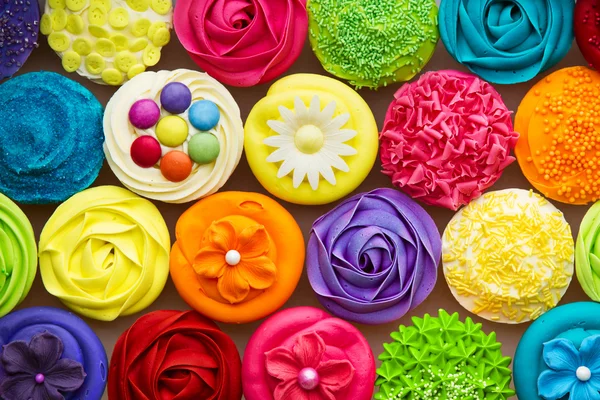
#> input picture kmeans/cupcakes.jpg, 600 x 400 px
$ python kmeans.py
#> lines starting #> are read from the running program, lines starting #| are printed output that depends on the picture
import cv2 as cv
import numpy as np

def kmeans(img):
    nClusters = 8
    nRodadas = 1

    altura = img.shape[0]
    largura = img.shape[1]

    amostras = img.reshape((-1,3))
    amostras = np.float32(amostras)

    compacidade, rotulos, centros = cv.kmeans(amostras,
                                    nClusters,
                                    None,
                                    (cv.TERM_CRITERIA_MAX_ITER | cv.TERM_CRITERIA_EPS, 10000, 0.0001),
                                    nRodadas,
                                    cv.KMEANS_RANDOM_CENTERS)

    centros = np.uint8(centros)
    resultado = centros[rotulos.flatten()]
    resultado = resultado.reshape(img.shape)

    return resultado

def main():
    img = cv.imread('cupcakes.jpg', cv.IMREAD_COLOR)
#> img is the input picture: shape (400, 600, 3); mean B, G, R 80.8, 121.3, 156.2

    for a in range(1, 10):
        rodada = kmeans(img)
        cv.imshow(f'Rodada {a}', rodada)
#> this loop made 9 passes
#> pass 1, in kmeans, `resultado = resultado.reshape(img.shape)`:
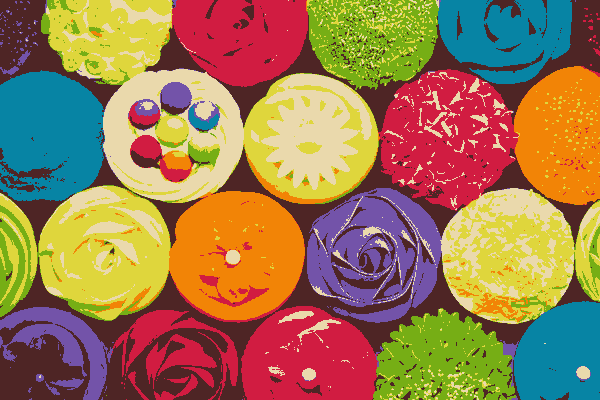
#> resultado: shape (400, 600, 3); mean B, G, R 80.4, 120.8, 155.9
#> pass 2, in kmeans (call 2), `resultado = resultado.reshape(img.shape)`:
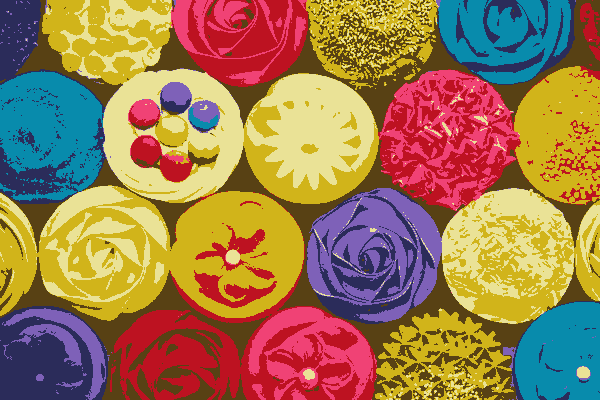
#> resultado: shape (400, 600, 3); mean B, G, R 80.3, 120.8, 156


    cv.waitKey()
    cv.destroyAllWindows()

if __name__ == '__main__':
    main()

$ run again, with kmeans/cupcakekmeans.png saved as kmeans/cupcakes.jpg
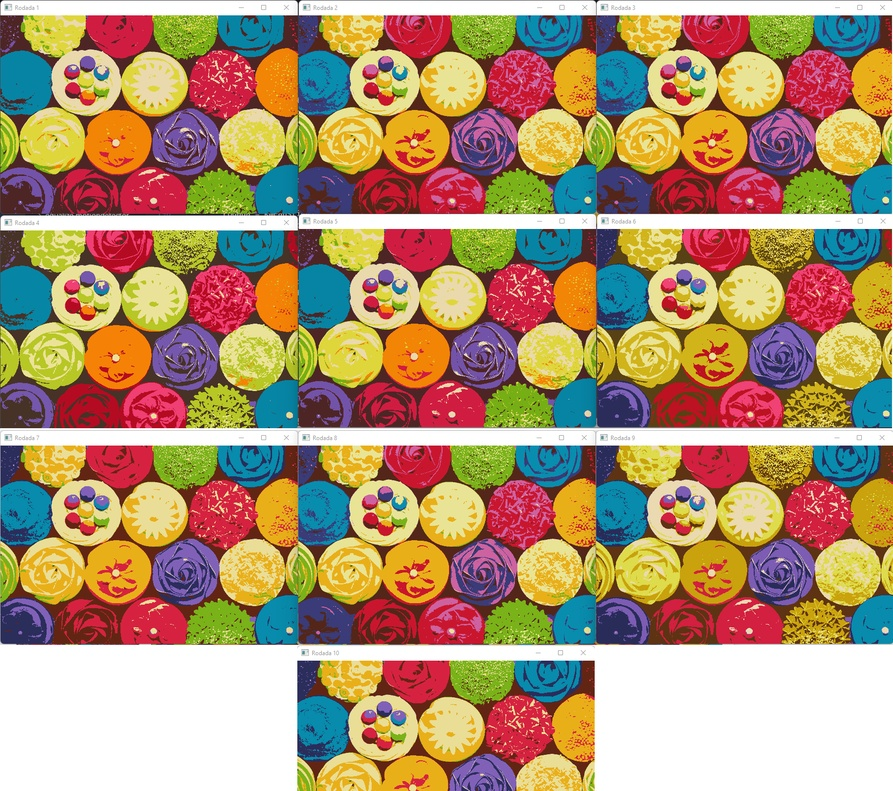
#> input picture kmeans/cupcakekmeans.png, 893 x 791 px, shrunk from 1802 x 1596 before the run
#> in main, img is the input picture: shape (791, 893, 3); mean B, G, R 113.6, 146.2, 174.2
#> the loop in main, `for a in range(1, 10):` made 9 passes
#> pass 1, in kmeans, `resultado = resultado.reshape(img.shape)`:
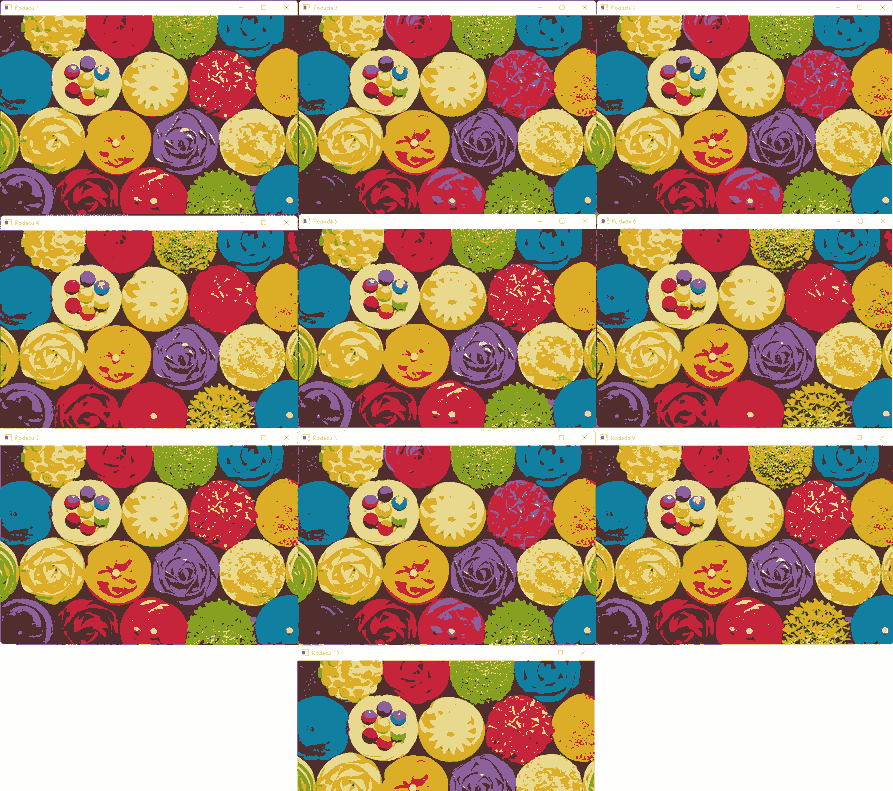
#> resultado: shape (791, 893, 3); mean B, G, R 113.1, 145.7, 174
#> pass 3, in kmeans (call 3), `resultado = resultado.reshape(img.shape)`:
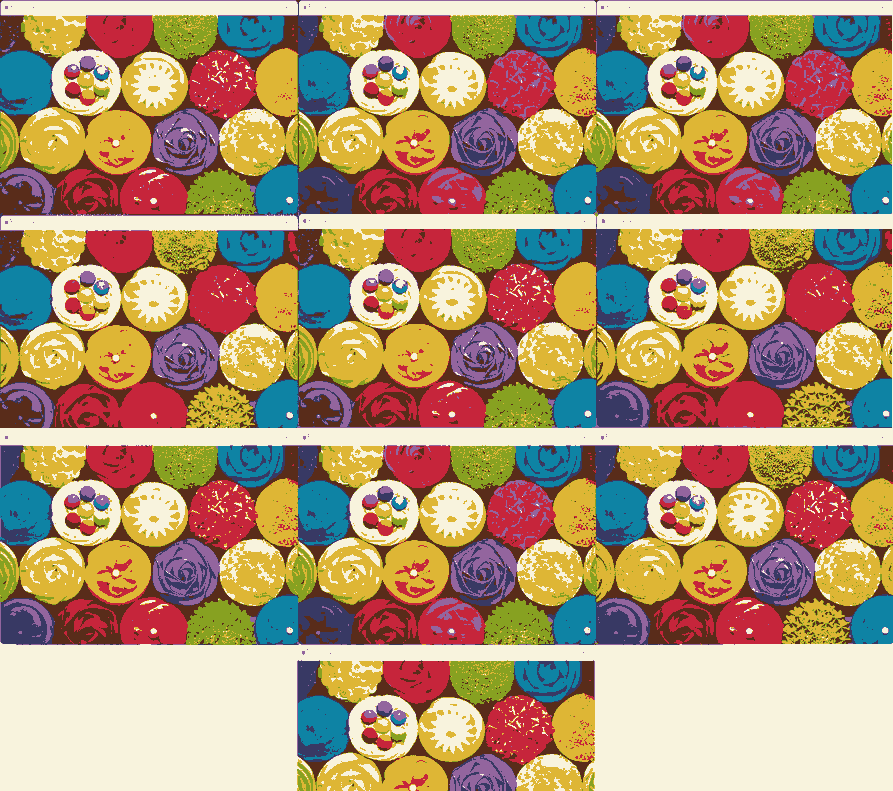
#> resultado: shape (791, 893, 3); mean B, G, R 113.2, 146, 174.1
